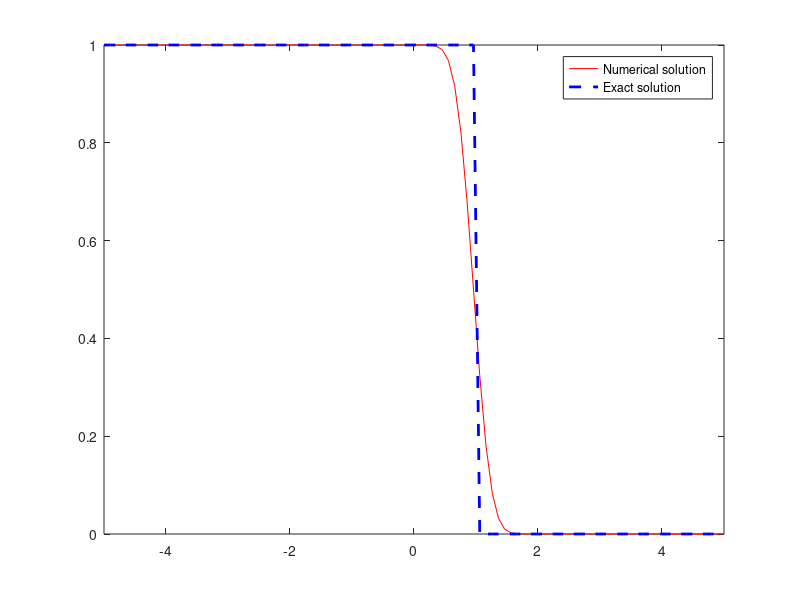

MATLAB code to generate this figure:
%% main_Hyperbolic1D_Upwind.m (FDM)
% 
% Solve the initial boundary value problem of the first-order hyperbolic equation 
%  
%     u_t + a*u_x = 0  ( a>0 ),  x \in (xL, xR), t>0
%     u(x,0) = u0(x)         
%     u(0,t) = u0(xL-a*t)    % inflow boundary value condition      
%
% The exact solution is: u(x,t) = u0(x-a*t).
%
% Mesh: xL = x0 < x1 < ... < x_{N-1} < x_N = xR
%
% Spatial discretization: upwind scheme
%
%   du_i(t)        u_i(t) - u_{i-1}(t)
%  --------- + a  --------------------  = 0,   i = 1,2,...,N,
%     dt                   hx
%
% which can be written as an ODE system
%
%     du/dt = L(u),   where    
%     u = [u1,u2,...,uN]'
%     L(u) = -a/h * (u - ud),      ud = [ u_0(t), u1,...,u_{N-1} ]'.
%
% Temporal discretization: 
%
% (1) forward Euler for du/dt = L(u)
%    
%     u^{n+1} = u^n + dt*L(u^n)   % ht is time step
%
% (2) third order TVD Runge-Kutta method for du/dt = L(u)
%
%    u1 = u^n + dt*L(u^n)
%    u2 = 3/4*u^n + 1/4*u1 + 1/4*dt*L(u1)
%    u^{n+1} = 1/3*u^n + 2/3*u2 + 2/3*dt*L(u2)
% 
% Copyright (C)  Terence Yu


clc; clear; close all;

%% Parameters
a = 1; 
t0 = 0; tf = 1;  xL = -5; xR = 5;

Nx = 100; 
x = linspace(xL,xR,Nx)'; hx = x(2)-x(1);
lam = 0.5*1/a;  % CFL: a*lam = 0.5 <= 1
dt = lam*hx;

% initial value
u_init = @(x) (1+0*x).*(x<=0); 
%u_init = @(x) (1+0*x).*(x>=0 & x<=1);
%u_init = @(x) sin(pi*x);

%% Spatial discretization
method = 1;  % 1: forward Euler,  2: TVD Runge-Kutta
% du/dt = L(u), u = [u1,u2,...,uN]
Lfun = @(u,t) -a/hx*( u - [u_init(xL-a*t); u(1:end-1)] );  

%% Temporal discretization 
u0 = u_init(x);  % t_n
for t = dt:dt:tf
    switch method
        case 1   % forward Euler
            uf = u0 + dt*Lfun(u0,t);
        case 2   % third order TVD Runge-Kutta method            
            u1 = u0 + dt*Lfun(u0,t);
            u2 = 3/4*u0 + 1/4*u1 + 1/4*dt*Lfun(u1,t);
            uf = 1/3*u0 + 2/3*u2 + 2/3*dt*Lfun(u2,t);
    end
    % show 
    plot(x,uf,'-r', ...
         x,u_init(x-a*t),'--b','linewidth',2);
    xlim([xL, xR]);
    legend('Numerical solution', 'Exact solution');
    drawnow; 
    % update
    u0 = uf;
end

%% Conclusion
% Upwind scheme is stable
% smooth at discontinuities 
% degenerated accuracy at extrema ( u_0 = @(x) sin(pi*x) )
